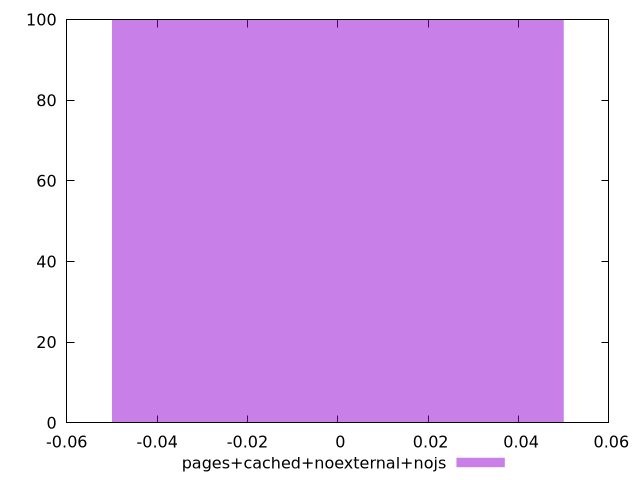

gnuplot code for this plot:
$_pagesCachedNoexternalNojs <<EOF
0 100
EOF
set key outside below
set terminal pngcairo
set output "report_00006_2020-11-02T20-21-41.718Z/unminified-javascript/pages+cached+noexternal+nojs//raw_hist.png"
set yrange [0:100]
set boxwidth 0.1
set style fill transparent solid 0.5 noborder
plot $_pagesCachedNoexternalNojs title "pages+cached+noexternal+nojs" with boxes ,
